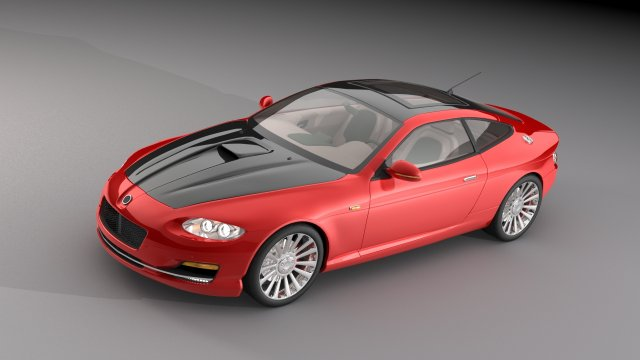
#> input picture car.jpg, 640 x 360 px
$ python -i text_image_to_3d_model.py   (imports and definitions only)
#> lines starting #> are read from the running program, lines starting #| are printed output that depends on the picture; after the words box and inside, x2 and y2 are one past the last pixel; in counts of white or black regions, pixels touching at a corner belong together

""" Prototype: Convert Photo or Text to a Simple 3D Model """

# Import required libraries
import cv2
import numpy as np
import trimesh
import matplotlib.pyplot as plt
from mpl_toolkits.mplot3d.art3d import Poly3DCollection     # Support appearance of 3D shapes

# Function to generate a simple 3D shape from text input
# [23 lines left out: function generate_from_text, not called in this run]

# Function to generate a simple 3D shape from image input
def generate_from_image(img_path):
    # Load image
#> called with img_path = 'car.jpg'
    print("Creating a 3D model of the image from user. ")
    try:
        img = cv2.imread(img_path)
#> img is the input picture: shape (360, 640, 3); mean B, G, R 114.8, 114.4, 136.2
        if img is None:
            raise FileNotFoundError("Image could not be read. Check the path and format.")
    except Exception as e:
        print(f"Error loading image: {e}")
        return

    # Resize for complexity reduction
    img = cv2.resize(img, (384, 384))
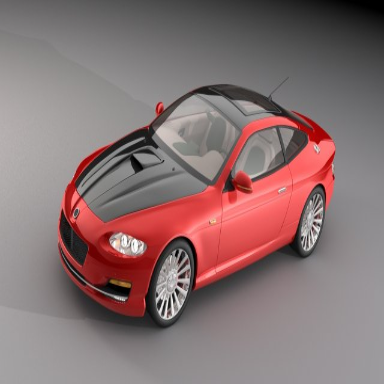
#> img: shape (384, 384, 3); mean B, G, R 114.7, 114.3, 136.1

    # Convert to grayscale to extract brightness for depth
    gray = cv2.cvtColor(img, cv2.COLOR_BGR2GRAY)
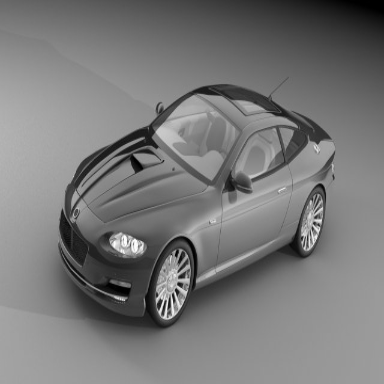
#> gray: shape (384, 384); min 0, max 255, mean 120.9

    # Apply Gaussian blur to reduce noise
    blurred = cv2.GaussianBlur(gray, (5, 5), 0)

    # Edge Detection (Canny) to extract height map
    edges = cv2.Canny(blurred, 100, 200)
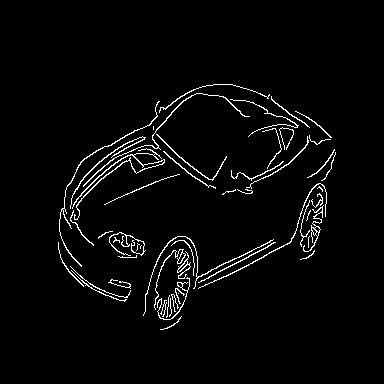
#> edges: shape (384, 384); 3.1% white in thin lines or dots, all inside (x1, y1, x2, y2) = (58, 84, 336, 330)
    edges_norm = edges / 255.0

    # Contour Detection
    contours, _ = cv2.findContours(edges, cv2.RETR_EXTERNAL, cv2.CHAIN_APPROX_SIMPLE)
#> contours = 53 contours, 31 with area under 20; largest, box (x1, y1, x2, y2) and area: (72, 148, 165, 220) 126, (83, 93, 250, 187) 92, (303, 205, 324, 252) 84, (59, 101, 160, 267) 82, (70, 136, 146, 209) 66
    contour_map = np.zeros_like(gray, dtype=np.uint8)
    cv2.drawContours(contour_map, contours, -1, 255, thickness=cv2.FILLED)
    contour_norm = contour_map / 255.0

    # Combine Edge and Contour maps
    combined = np.maximum(edges_norm, contour_norm)
    heightmap = combined * 0.1 # scale to control the spread of point cloud

    # Convert to 3D vertices
    h, w = heightmap.shape
#> h = 384; w = 384
    vertices = []
    for y in range(h):
        for x in range(w):
            z = heightmap[y, x]
            if z > 0:
                vertices.append([x, y, z])
#> after the loop, vertices = 4633 items, first 6: [213, 84, 0.1], [214, 84, 0.1], [215, 84, 0.1], [216, 84, 0.1], [217, 84, 0.1], [218, 84, 0.1]
    vertices = np.array(vertices)

    # Convert to point cloud and export
#> (the run stopped early here; a loop or call above may not have finished)
